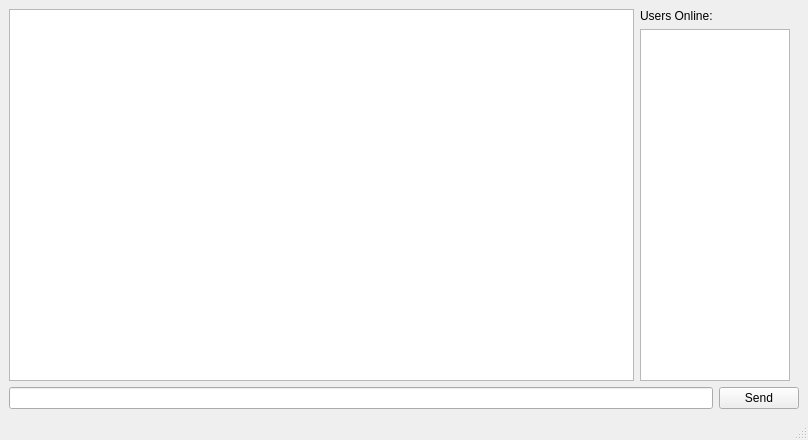
<?xml version="1.0" encoding="UTF-8"?>
<ui version="4.0">
 <class>ChatWindow</class>
 <widget class="QMainWindow" name="ChatWindow">
  <property name="geometry">
   <rect>
    <x>0</x>
    <y>0</y>
    <width>808</width>
    <height>440</height>
   </rect>
  </property>
  <property name="sizePolicy">
   <sizepolicy hsizetype="Preferred" vsizetype="Preferred">
    <horstretch>0</horstretch>
    <verstretch>0</verstretch>
   </sizepolicy>
  </property>
  <property name="windowTitle">
   <string>ChatWindow</string>
  </property>
  <property name="documentMode">
   <bool>false</bool>
  </property>
  <widget class="QWidget" name="centralwidget">
   <layout class="QGridLayout" name="gridLayout">
    <item row="0" column="0" rowspan="2">
     <widget class="QTextEdit" name="text_messages">
      <property name="layoutDirection">
       <enum>Qt::LeftToRight</enum>
      </property>
      <property name="textInteractionFlags">
       <set>Qt::LinksAccessibleByMouse|Qt::TextSelectableByKeyboard|Qt::TextSelectableByMouse</set>
      </property>
     </widget>
    </item>
    <item row="0" column="1">
     <widget class="QLabel" name="label_usersonline">
      <property name="text">
       <string>Users Online:</string>
      </property>
     </widget>
    </item>
    <item row="1" column="1" colspan="2">
     <widget class="QListWidget" name="listWidget">
      <property name="maximumSize">
       <size>
        <width>150</width>
        <height>16777215</height>
       </size>
      </property>
     </widget>
    </item>
    <item row="2" column="0" colspan="2">
     <widget class="QLineEdit" name="input_message"/>
    </item>
    <item row="2" column="2">
     <widget class="QPushButton" name="button_send">
      <property name="text">
       <string>Send</string>
      </property>
     </widget>
    </item>
   </layout>
  </widget>
  <widget class="QMenuBar" name="menubar">
   <property name="geometry">
    <rect>
     <x>0</x>
     <y>0</y>
     <width>808</width>
     <height>21</height>
    </rect>
   </property>
  </widget>
  <widget class="QStatusBar" name="statusbar"/>
 </widget>
 <resources/>
 <connections/>
</ui>
